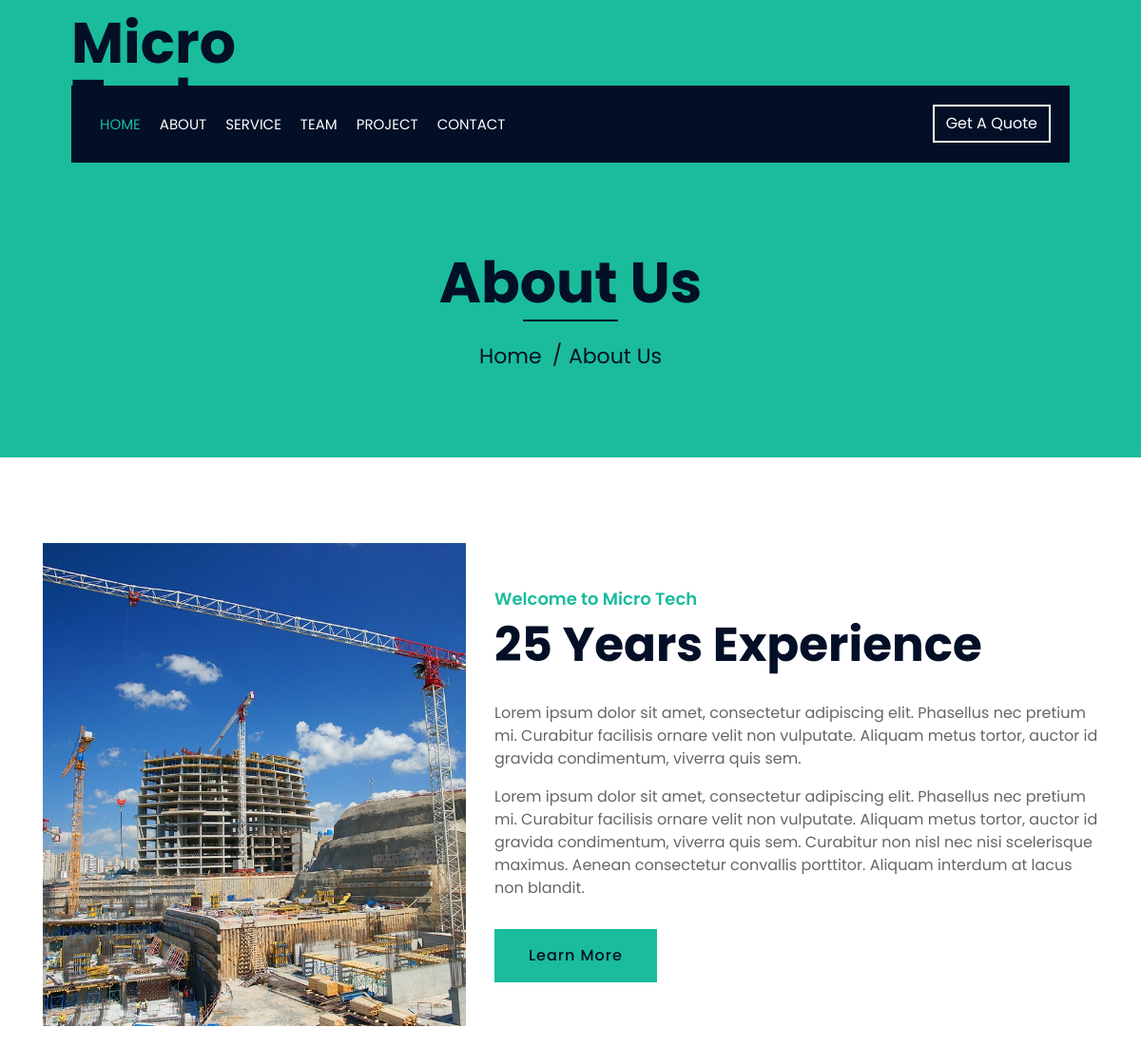
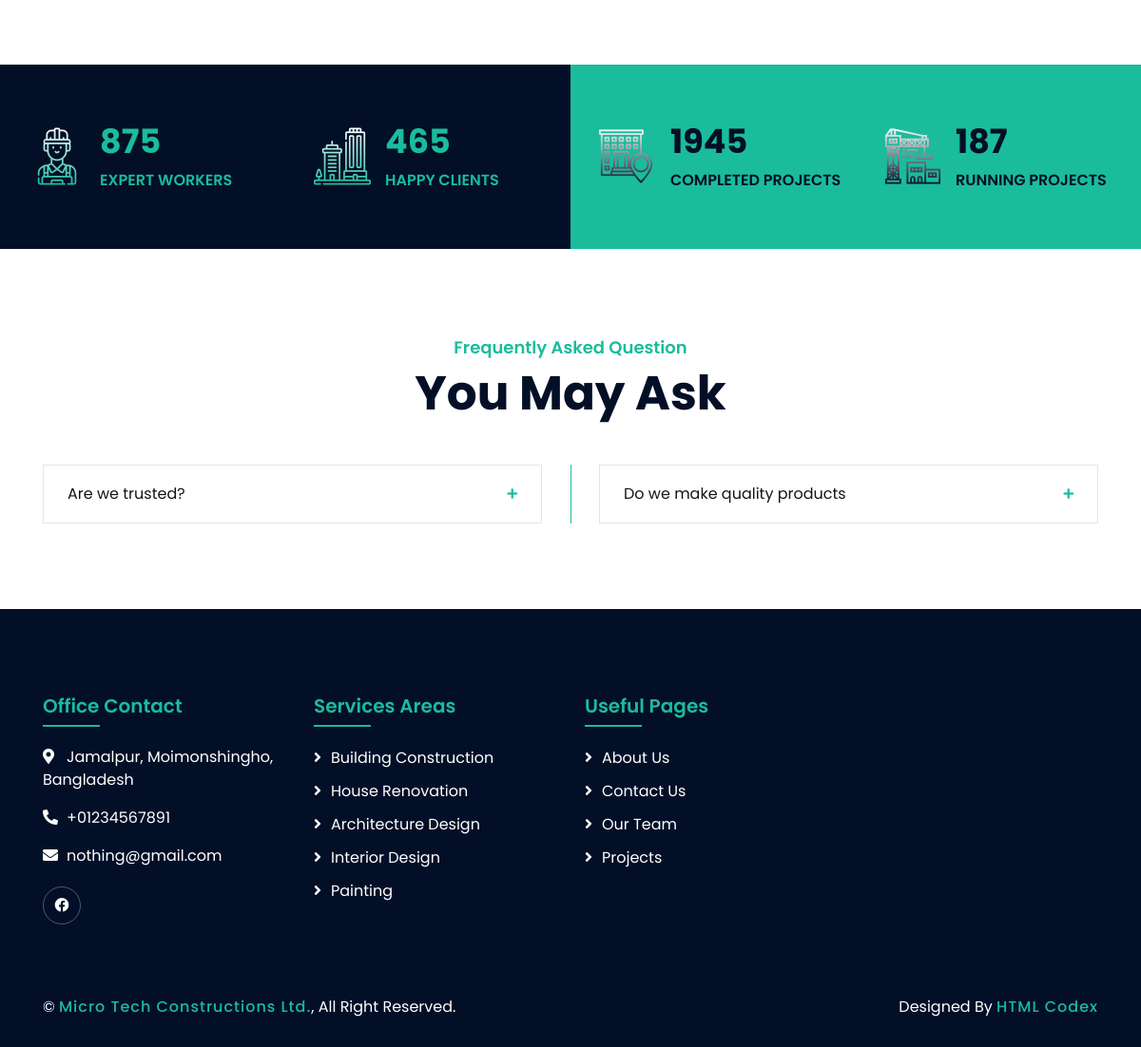
The page /about/ on the database its author committed (2 pictures, top to bottom).
### main/models.py (models this page shows, shortened)
class Information(models.Model):
  workers = models.IntegerField(default=0)
  clients = models.IntegerField(default=0)
  completed_projects = models.IntegerField(default=0)
  running_projects = models.IntegerField(default=0)
  class Meta:
    verbose_name = "Information"
    verbose_name_plural = "Information"

class Question(models.Model):
  question = models.CharField(max_length=250)
  answer = models.TextField()
  class Meta:
    verbose_name = "Question"
    verbose_name_plural = "Questions"

class Contact(models.Model):
  location = models.CharField(max_length=100)
  phone = models.CharField(max_length=15)
  email = models.EmailField()
  class Meta:
    verbose_name = "Contact"
    verbose_name_plural = "Contacts"

class SocialMedia(models.Model):
  name = models.CharField(max_length=30)
  logo_class = models.CharField(max_length=20)
  link = models.URLField()
  class Meta:
    verbose_name = "Social Media"
    verbose_name_plural = "Social Media"

### main/views.py (the view)
# urls.py: path("about/", views.about, name="about"),
def about(request):
  info = Information.objects.all()
  question = Question.objects.all()
  contacts = Contact.objects.all()
  social_media = SocialMedia.objects.all()
  context = {
    'information':info,
    'questions': question,
    "contacts":contacts,
    "social_media":social_media,
  }
  return render(request, "about.html", context)

### main/templatetags/auth_extras.py (called while the page is built)
@register.filter
def is_admin(user):
    return user.is_authenticated and user.groups.filter(name="admin").exists()

### templates/about.html (shortened to what this page needs)
{% extends "base.html" %}
{% load static %}
{% load auth_extras %}
{% block content %}
<div class="page-header">
  <div class="container">
    <div class="row">
      <div class="col-12">
        <h2>About Us</h2>
      </div>
      <div class="col-12">
        <a href="{% url "home" %}">Home</a>
        <a href="{% url "about" %}">About Us</a>
      </div>
    </div>
  </div>
</div>
<div class="about wow fadeInUp" data-wow-delay="0.1s">
  <div class="container">
    <div class="row align-items-center">
      <div class="col-lg-5 col-md-6">
        <div class="about-img">
          <img src="{% static "img/about.jpg" %}" alt="Image">
        </div>
      </div>
      <div class="col-lg-7 col-md-6">
        <div class="section-header text-left">
          <p>
            Welcome to Micro Tech
          </p>
          <h2>25 Years Experience</h2>
        </div>
        <div class="about-text">
          <p>
            Lorem ipsum dolor sit amet, consectetur adipiscing elit. Phasellus nec pretium mi. Curabitur facilisis ornare velit non vulputate. Aliquam metus tortor, auctor id gravida condimentum, viverra quis sem.
          </p>
          <p>
            Lorem ipsum dolor sit amet, consectetur adipiscing elit. Phasellus nec pretium mi. Curabitur facilisis ornare velit non vulputate. Aliquam metus tortor, auctor id gravida condimentum, viverra quis sem. Curabitur non nisl nec nisi scelerisque maximus. Aenean consectetur convallis porttitor. Aliquam interdum at lacus non blandit.
          </p>
          <a class="btn" href="">Learn More</a>
        </div>
      </div>
    </div>
  </div>
</div>
{% for info in information %}
<div class="fact">
  <div class="container-fluid">
    <div class="row counters">
      <div class="col-md-6 fact-left wow slideInLeft">
        <div class="row">
          <div class="col-6">
            <div class="fact-icon">
              <i class="flaticon-worker"></i>
            </div>
            <div class="fact-text">
              <h2 data-toggle="counter-up">{{ info.workers }}</h2>
              <p>
                Expert Workers
              </p>
            </div>
          </div>
          <div class="col-6">
            <div class="fact-icon">
              <i class="flaticon-building"></i>
            </div>
            <div class="fact-text">
              <h2 data-toggle="counter-up">{{ info.clients }}</h2>
              <p>
                Happy Clients
              </p>
            </div>
          </div>
        </div>
      </div>
      <div class="col-md-6 fact-right wow slideInRight">
        <div class="row">
          <div class="col-6">
            <div class="fact-icon">
              <i class="flaticon-address"></i>
            </div>
            <div class="fact-text">
              <h2 data-toggle="counter-up">{{ info.completed_projects }}</h2>
              <p>
                Completed Projects
              </p>
            </div>
          </div>
          <div class="col-6">
            <div class="fact-icon">
              <i class="flaticon-crane"></i>
            </div>
            <div class="fact-text">
              <h2 data-toggle="counter-up">{{ info.running_projects }}</h2>
              <p>
                Running Projects
              </p>
            </div>
          </div>
        </div>
      </div>
    </div>
  </div>
</div>
{% endfor %}
{% if questions %}
<div class="faqs">
    <div class="container">
        <div class="section-header text-center">
            <p>Frequently Asked Question</p>
            <h2>You May Ask</h2>
        </div>
        <div class="row">
            <div class="col-md-6">
                <div id="accordion-1">
                    {% for question in questions %}
                    {% if forloop.counter0|divisibleby:2 %}
                    <div class="card wow fadeInLeft" data-wow-delay="0.{{ forloop.counter }}s">
                        <div class="card-header">
                            <a
                                class="card-link collapsed"
                                data-toggle="collapse"
                                href="#collapse{{ forloop.counter }}"
                            >
                                {{ question.question }}
                            </a>
                        </div>
                    </div>
                    {% endif %}
                    {% endfor %}
                </div>
            </div>
            <div class="col-md-6">
                <div id="accordion-2">
                    {% for question in questions %}
                    {% if not forloop.counter0|divisibleby:2 %}
                    <div class="card wow fadeInRight" data-wow-delay="0.{{ forloop.counter }}s">
                        <div class="card-header">
                            <a
                                class="card-link collapsed"
                                data-toggle="collapse"
                                href="#collapse{{ forloop.counter }}"
                            >
                                {{ question.question }}
                            </a>
                        </div>
                    </div>
                    {% endif %}
                    {% endfor %}
                </div>
            </div>
        </div>
    </div>
</div>
{% endif %}
{% endblock %}

### templates/base.html (shortened to what this page needs)
{% load static %}
{% load auth_extras %}
<!DOCTYPE html>
<html lang="en">
    <head>
        <link href="https://stackpath.bootstrapcdn.com/bootstrap/4.4.1/css/bootstrap.min.css" rel="stylesheet">
        <link href="https://cdnjs.cloudflare.com/ajax/libs/font-awesome/5.10.0/css/all.min.css" rel="stylesheet">
        <link href="{% static "lib/flaticon/font/flaticon.css" %}" rel="stylesheet">
        <link href="{% static "lib/animate/animate.min.css" %}" rel="stylesheet">
        <link href="{% static "lib/owlcarousel/assets/owl.carousel.min.css" %}" rel="stylesheet">
        <link href="{% static "lib/lightbox/css/lightbox.min.css" %}" rel="stylesheet">
        <link href="{% static "lib/slick/slick.css" %}" rel="stylesheet">
        <link href="{% static "lib/slick/slick-theme.css" %}" rel="stylesheet">
        <link href="{% static "css/logo.css" %}" rel="stylesheet">
        <link href="{% static "css/style.css" %}" rel="stylesheet">
    </head>
    <body>
        <div class="wrapper">
            {% include "partials/nav.html" %}
            {% block content %}
            {% endblock content %}
            {% include "partials/footer.html" %}
        </div>
    </body>
</html>

### templates/partials/nav.html (shortened to what this page needs)
{% load static %}
{% load auth_extras %}
<div class="top-bar">
    <div class="container-fluid">
        <div class="row align-items-center">
            <div class="col-lg-4 col-md-12">
                <div class="logo">
                    <a href="{% url "home" %}">
                        <h1>Micro Tech</h1>
                    </a>
                </div>
            </div>
        </div>
    </div>
</div>
<div class="nav-bar">
    <div class="container-fluid">
        <nav class="navbar navbar-expand-lg bg-dark navbar-dark">
            <div class="collapse navbar-collapse justify-content-between" id="navbarCollapse">
                <div class="navbar-nav mr-auto">
                    <a href="{% url "home" %}" class="nav-item nav-link active">Home</a>
                    <a href="{% url "about" %}" class="nav-item nav-link">About</a>
                    <a href="{% url "service" %}" class="nav-item nav-link">Service</a>
                    <a href="{% url "team" %}" class="nav-item nav-link">Team</a>
                    <a href="{% url "projects" %}" class="nav-item nav-link">Project</a>
                    <a href="{% url "contact" %}" class="nav-item nav-link">Contact</a>
                </div>
                <div class="ml-auto">
                    <a class="btn" href="#">Get A Quote</a>
                </div>
            </div>
        </nav>
    </div>
</div>

### templates/partials/footer.html
{% load static %}
{% load auth_extras %}
<div class="footer wow fadeIn" data-wow-delay="0.3s">
    <div class="container">
        <div class="row">
            <div class="col-md-6 col-lg-3">
                <div class="footer-contact">
                    <h2>Office Contact</h2>
                    {% for contact in contacts %}
                    <p><i class="fa fa-map-marker-alt"></i>{{ contact.location }}</p>
                    <p><i class="fa fa-phone-alt"></i>+{{ contact.phone }}</p>
                    <p><i class="fa fa-envelope">
                    </i>{{ contact.email }}</p>
                    {% endfor %}
                    {% if social_media %}
                    <div class="footer-social">
                      {% for media in social_media %}
                        <a href="{{ media.link }}"><i class="{{ media.logo_class }}"></i></a>
                      {% endfor %}
                    </div>
                    {% endif %}
                </div>
            </div>
            <div class="col-md-6 col-lg-3">
                <div class="footer-link">
                    <h2>Services Areas</h2>
                    <a href="{% url "service" %}">Building Construction</a>
                    <a href="{% url "service" %}">House Renovation</a>
                    <a href="{% url "service" %}">Architecture Design</a>
                    <a href="{% url "service" %}">Interior Design</a>
                    <a href="{% url "service" %}">Painting</a>
                </div>
            </div>
            <div class="col-md-6 col-lg-3">
                <div class="footer-link">
                    <h2>Useful Pages</h2>
                    <a href="{% url "about" %}">About Us</a>
                    <a href="{% url "contact" %}">Contact Us</a>
                    <a href="{% url "team" %}">Our Team</a>
                    <a href="{% url "projects" %}">Projects</a>
                </div>
            </div>
        </div>
    </div>
    <div class="container copyright">
        <div class="row">
            <div class="col-md-6">
                <p>&copy; <a href="#">Micro Tech Constructions Ltd.</a>, All Right Reserved.</p>
            </div>
            <div class="col-md-6">
                <p>Designed By <a href="https://htmlcodex.com">HTML Codex</a></p>
            </div>
        </div>
    </div>
</div>

### rows shown on the page
Information: workers "875", clients "465", completed_projects "1945", running_projects "187"
Question: question "Are we trusted?"
Question: question "Do we make quality products"
Contact: location "Jamalpur, Moimonshingho, Bangladesh", phone "01234567891", email "nothing@gmail.com"
